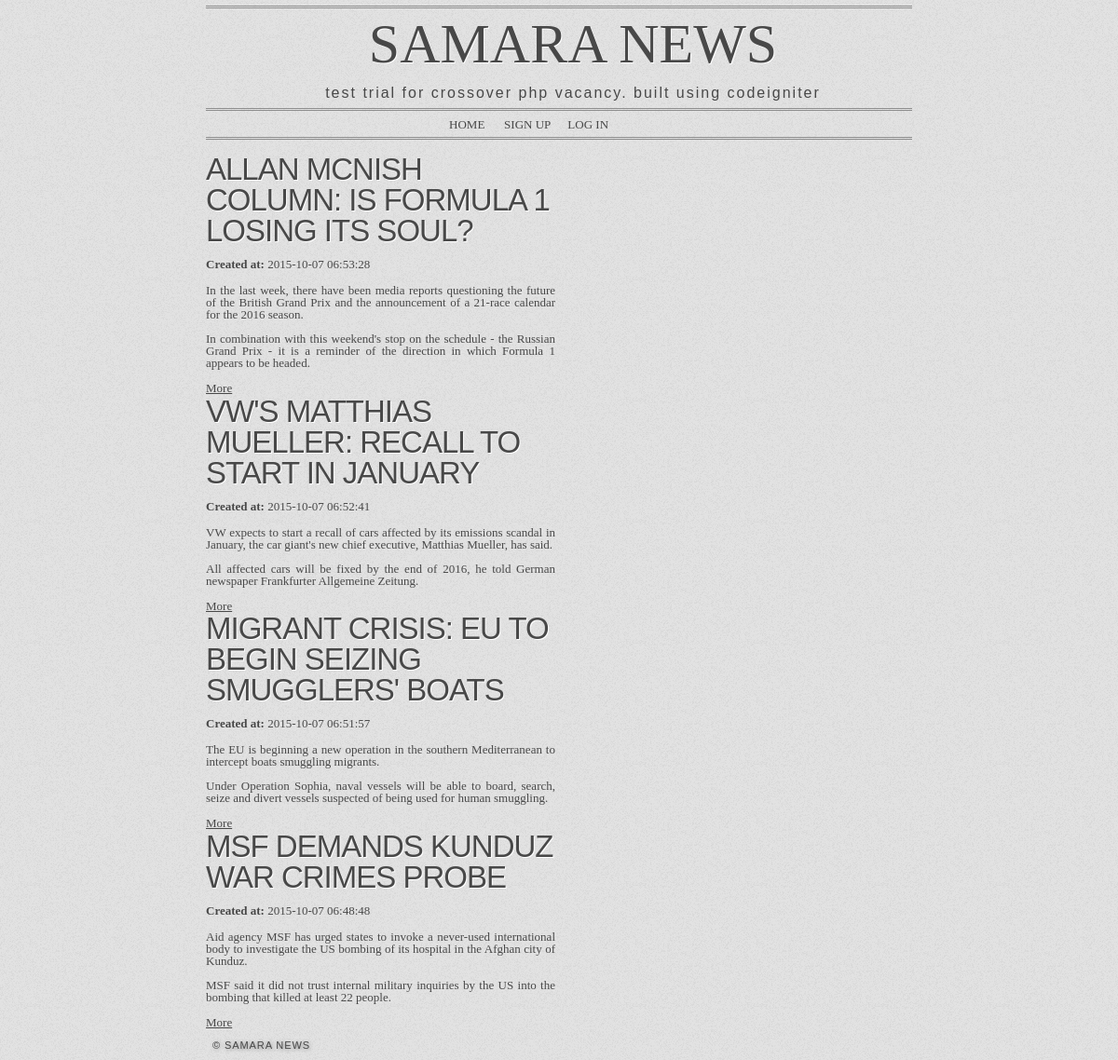
The page / on the database its author committed.
### tables this page shows
CREATE TABLE `blog` (
  `article_id` int(10) unsigned NOT NULL AUTO_INCREMENT,
  `image_id` int(10) unsigned DEFAULT NULL,
  `title` varchar(255) NOT NULL,
  `article` longtext NOT NULL,
  `updated` timestamp NULL DEFAULT CURRENT_TIMESTAMP,
  `created` timestamp NOT NULL DEFAULT '0000-00-00 00:00:00',
  `reporter` int(10) unsigned NOT NULL,
  PRIMARY KEY (`article_id`),
  KEY `index_img` (`image_id`),
  CONSTRAINT `image_id_img` FOREIGN KEY (`image_id`) REFERENCES `images` (`image_id`) ON DELETE SET NULL ON UPDATE NO ACTION
);

### application/controllers/News.php (called while the page is built, shortened)
<?php
class News extends CI_Controller{
    public function __construct(){
        $this->load->model('news_model');
        $this->load->library('My_Utility');
        $this->load->helper('url_helper');
    }
    public function index(){
        $data = new stdClass();
        $data->title = 'Homepage Samara News';
        $data->result = $this->news_model->get_last_ten_news();
        $this->load->view('templates/newspaper_header',$data);
        $this->load->view('templates/newspaper_main',$data);
        $this->load->view('templates/newspaper_footer');
    }
}

### index.php (called while the page is built, shortened)
<?php
require_once BASEPATH.'core/CodeIgniter.php';

### application/models/News_model.php (called while the page is built, shortened)
<?php
class News_model extends CI_Model{
    public function get_last_ten_news(){
        $this->db->order_by('created','DESC');
        $query = $this->db->get('blog',10);
        return $query->result_array();
    }
}

### application/views/templates/newspaper_main.php (the view, shortened to what this page needs)
<div id="main">
    <div id="primary">
        <?php foreach ($result as $item):?>
            <article>
                <h1><?php echo $item['title']; ?></h1>
                <h3><strong>Created at: </strong><?php echo $item['created'];?></h3>
                <?php
                    $extract = My_Utility::getFirst($item['article']);
                    echo My_Utility::convertToParas($extract[0]);
                    if($extract[1]):?>
                        <a href = "<?php echo $item['article_id'];?>">More</a>
                <?php endif;?>
            </article>
        <?php endforeach;?>
    </div>
</div>

### application/views/templates/newspaper_header.php (shortened to what this page needs)
<!DOCTYPE html>
<html lang="en">
<head>
    <link rel="stylesheet" href="../../assets/css/styles.css">
</head>
<body>
<header>
    <hgroup>
        <h1>Samara news</h1>
        <h2>Test trial for Crossover PHP vacancy. Built using Codeigniter</</h2>
    </hgroup>
    <nav>
        <ul>
            <li><a href="#top">Home</a></li>
            <li><a href="../user/register">Sign Up</a></li>
            <li><a href="../user/login">Log In</a></li>
        </ul>
    </nav>
</header>

### application/libraries/my_utility.php (shortened to what this page needs)
<?php
class My_Utility {
    public static function convertToParas($text){
        $text = trim($text);
        return '<p>' . preg_replace('/[\r\n]+/','</p><p>',$text) . '</p>';
    }
    public static function getFirst($text, $number=2) {
        $sentences = preg_split('/([.?!]["\']?\s)/', $text, $number+1, PREG_SPLIT_DELIM_CAPTURE);
        if (count($sentences) > $number * 2) {
            $remainder = array_pop($sentences);
        } else {
            $remainder = '';
        }
        $result = array();
        $result[0] = implode('', $sentences);
        $result[1] = $remainder;
        return $result;
    }
}

### application/views/templates/newspaper_footer.php (shortened to what this page needs)
        <footer>
            <section id="footerinfo">
                <small>&copy; Samara News</small>
            </section>
        </footer>
    </body>
</html>

### assets/css/styles.css (style rules this page uses)
body { font:13px serif; *font-size:medium; *font:x-small; line-height:1.22; }
html, body, body div, span, object, iframe, h1, h2, h3, h4, h5, h6, p, blockquote, pre, abbr, address, cite, code, del, dfn, em, img, ins, kbd, q, samp, small, strong, sub, sup, var, b, i, dl, dt, dd, ol, ul, li, fieldset, form, label, legend, table, caption, tbody, tfoot, thead, tr, th, td, article, aside, figure, footer, header, hgroup, menu, nav, section, time, mark, audio, video, a { margin:0; padding:0; border:0; outline:0; font-size:100%; vertical-align:baseline; background:transparent none no-repeat 0 0; color: #484848; font-weight: normal; }
article, aside, figure, footer, header, hgroup, nav, section { display:block; }
nav ul { list-style:none; }
html { -webkit-font-smoothing: antialiased; }
ul { margin-left:30px; }
small { font-size:85%; }
strong { font-weight: bold; }
a:link { -webkit-tap-highlight-color: #ccc; }
html { overflow-y: scroll; }
html { background: transparent url(../images/bg-main.gif) repeat 0 0; height: 100%; }
body { width: 758px; margin: 6px auto 0 auto; border-top: solid 1px #8e8e8e; background: transparent url(../images/bg-texture.png) no-repeat top center; height: 100%; color: #666666; font-size: 13px; position: relative; font-family: Times, "Times New Roman", serif; }
h1 { text-shadow: #fff 1px 1px; font-family: LeagueGothic, Tahoma, Geneva, sans-serif; text-transform: uppercase; line-height: 1; }
h2 { background-position: top center; font-family: LeagueGothic, Tahoma, Geneva, sans-serif; padding: 7px 0 0 0; }
body > header h2 { text-transform: lowercase; background-image: none; font-size: 16px; letter-spacing: 2px; text-align: center; text-shadow: none; font-weight: normal; line-height: 2; }
p { margin: 0 0 13px 0; text-align: justify; line-height: 1em; }
body > header { border-top: solid 1px #8e8e8e; border-bottom: solid 1px #8e8e8e; margin: 1px auto; padding-top: 8px; overflow: hidden; position: relative; }
header a { text-decoration: none; color: #484848; }
header hgroup { text-align: center; margin-left: 30px; }
header h1 { font-family: "Times New Roman", Times, serif; font-size: 60px; position: relative; }
nav { border-top: double 3px #8e8e8e; height: 28px; }
nav ul { margin: 1px auto; height: 28px; white-space: nowrap; text-align: center; width: 20.2em; }
nav ul li { width: 5em; float: left; }
nav ul li a { color: #484848; text-transform: uppercase; font-size: 13px; display: block; line-height: 27px; text-decoration: none; }
#main { margin: 1px 0 0 0; border-top: solid 1px #8e8e8e; padding: 15px 0; clear: both; }
#main > div { float: left; }
#main > div:first-of-type, #primary { width: 375px; padding-right: 4px; }
#video, #primary article h1 { -webkit-column-span: all; -moz-column-span: all; column-span: all; clear:both; }
#main h1 { font-size: 22px; margin: 0 0 8px 0; }
#main > div:first-of-type h1 { font-size: 33px; padding: 0 0 4px 0; letter-spacing: -1px; text-align: left; }
body > footer, #footer { clear: both; float: left; width: 758px; }
body > footer small { font-family: LeagueGothic, Tahoma, Geneva, sans-serif; text-transform: uppercase; line-height: 32px; padding: 0 0 0 7px; letter-spacing: .08em; text-shadow: rgba(0,0,0,0.4) 1px 1px 4px; float: left; }
body > footer section { float: left; }
#footerinfo { clear: both; height: 30px; width: 100%; background: transparent; }

### rows shown on the page
blog: title "ALLAN MCNISH COLUMN: IS FORMULA 1 LOSING ITS SOUL?", created "2015-10-07 06:53:28", text "In the last week, there have been media reports questioning the future of the British Grand Prix and the announcement of a 21-race calendar for the 2016 season. In combination with this weekend's stop on the schedule - the Russian Grand Prix - it is a reminder of the direction in which Formula 1 appears to be headed."
blog: title "VW'S MATTHIAS MUELLER: RECALL TO START IN JANUARY", created "2015-10-07 06:52:41", text "VW expects to start a recall of cars affected by its emissions scandal in January, the car giant's new chief executive, Matthias Mueller, has said. All affected cars will be fixed by the end of 2016, he told German newspaper Frankfurter Allgemeine Zeitung."
blog: title "MIGRANT CRISIS: EU TO BEGIN SEIZING SMUGGLERS' BOATS", created "2015-10-07 06:51:57", text "The EU is beginning a new operation in the southern Mediterranean to intercept boats smuggling migrants. Under Operation Sophia, naval vessels will be able to board, search, seize and divert vessels suspected of being used for human smuggling."
blog: title "MSF DEMANDS KUNDUZ WAR CRIMES PROBE", created "2015-10-07 06:48:48", text "Aid agency MSF has urged states to invoke a never-used international body to investigate the US bombing of its hospital in the Afghan city of Kunduz. MSF said it did not trust internal military inquiries by the US into the bombing that killed at least 22 people."
